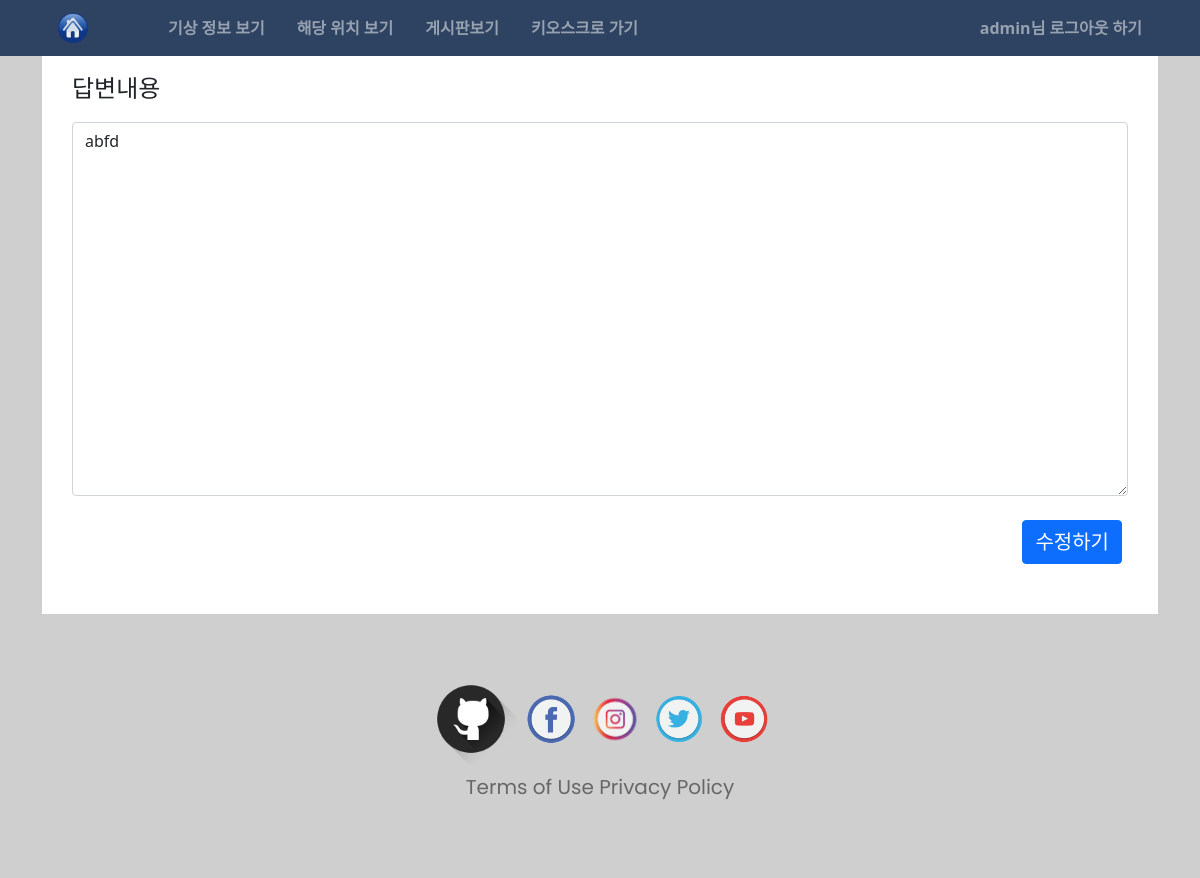
Page /board/answer/modify/1/ (signed in) on the earlier database version.
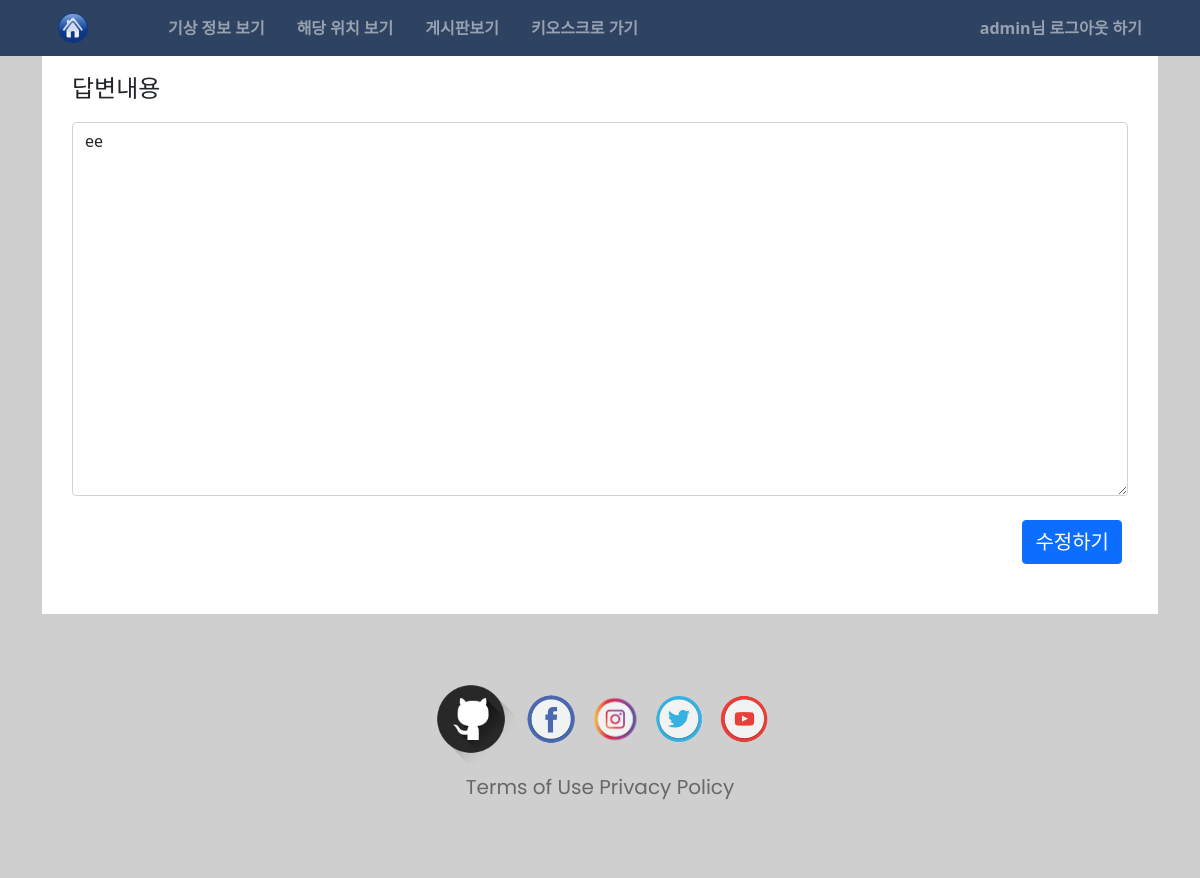
Same page on the later database version.
### board/models.py (models this page shows)
class Answer(models.Model):
  question = models.ForeignKey(Question,on_delete=models.CASCADE)
  content = models.TextField()
  create_date = models.DateTimeField()
  author = models.ForeignKey(User,on_delete=models.CASCADE, related_name='answer_question')
  modify_date = models.DateTimeField(null=True, blank=True)
  voter = models.ManyToManyField(User,related_name='voter_answer')
  devoter = models.ManyToManyField(User, related_name='devoter_answer')

### board/views/answer_views.py (the view)
# urls.py: path('answer/modify/<int:answer_id>/', answer_views.answer_modify, name='answer_modify'),
@login_required(login_url='common:login')
def answer_modify(request,answer_id):
  answer = get_object_or_404(Answer, pk=answer_id)
  if request.user != answer.author:
      messages.error(request, '수정권한이 없습니다')
      return redirect('pybo:detail', question_id=answer.question.id)
  if request.method == "POST":
      form = AnswerForm(request.POST, instance=answer)
      if form.is_valid():
          answer = form.save(commit=False)
          answer.modify_date = timezone.now()
          answer.save()
          return redirect('{}#answer_{}'.format(resolve_url('board:detail', question_id=answer.question.id), answer.id))
  else:
      form = AnswerForm(instance=answer)
  context = {'answer': answer, 'form': form}
  return render(request, 'board/answer_form.html', context)

### board/forms.py
class AnswerForm(forms.ModelForm):
  class Meta:
    model = Answer
    fields = ['content']
    labels = {'content':'내용'}

### templates/board/answer_form.html (shortened to what this page needs)
{% extends "base.html" %}
{% block content %}
<div class="gray-side-wall">
  <div class="container">
    <div class="main-wall">
      <form method="post">
        <div class="form-group">
          <label class="fs-4 mb-3" for="content">답변내용</label>
          <textarea name="content" id="content" class="form-control mb-4" rows="15">{{ form.content.value|default_if_none:'' }}</textarea>
          <button style="margin-left: 90%; font-size:20px;" class="btn btn-primary" type="submit">수정하기</button>
        </div>
      </form>
    </div>
  </div>
</div>
  <footer>
    {% include 'footer.html' %}
  </footer>
{% endblock content %}

Differences in the rows shown:
changed Answer: content "abfd" → "ee"
